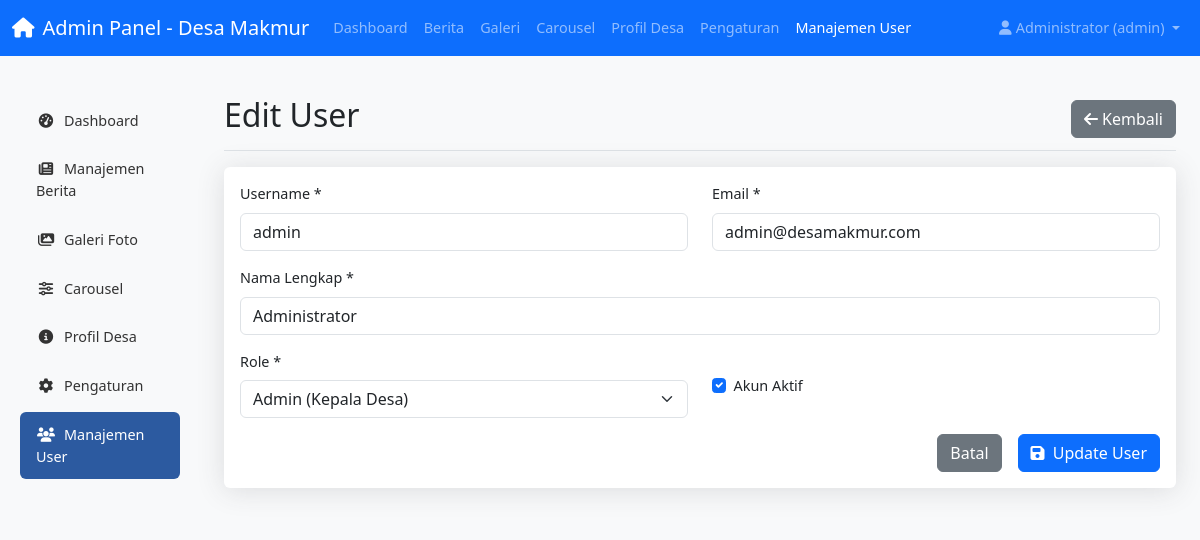
Screenshot of /admin/users.php?action=edit&id=1 (signed in) with the database file from the repository.
### tables this page shows
CREATE TABLE `users` (
  `id` int NOT NULL,
  `username` varchar(50) NOT NULL,
  `password` varchar(255) NOT NULL,
  `email` varchar(100) DEFAULT NULL,
  `nama_lengkap` varchar(100) NOT NULL,
  `role` enum('admin','editor','author') DEFAULT 'author',
  `created_at` timestamp NULL DEFAULT CURRENT_TIMESTAMP,
  `is_active` tinyint(1) DEFAULT '1'
);

### admin/users.php (the view, shortened to what this page needs)
<?php
include '../includes/config.php';
$action = isset($_GET['action']) ? $_GET['action'] : 'list';
$id = isset($_GET['id']) ? (int)$_GET['id'] : 0;
$user = null;
if ($action == 'edit' && $id > 0) {
    $stmt = $pdo->prepare("SELECT * FROM users WHERE id = ?");
    $stmt->execute([$id]);
    $user = $stmt->fetch(PDO::FETCH_ASSOC);
}
$stmt = $pdo->query("SELECT * FROM users ORDER BY created_at DESC");
$users_list = $stmt->fetchAll(PDO::FETCH_ASSOC);
?>
<!DOCTYPE html>
<html lang="id">
<head>
    <link href="https://cdn.jsdelivr.net/npm/bootstrap@5.3.0/dist/css/bootstrap.min.css" rel="stylesheet">
    <link rel="stylesheet" href="https://cdnjs.cloudflare.com/ajax/libs/font-awesome/6.4.0/css/all.min.css">
    <link href="../assets/css/admin.css" rel="stylesheet">
</head>
<body>
    <nav class="navbar navbar-expand-lg navbar-dark bg-primary">
        <div class="container-fluid">
            <a class="navbar-brand" href="dashboard.php">
                <i class="fas fa-home me-2"></i>Admin Panel - Desa Makmur
            </a>
            <div class="collapse navbar-collapse" id="adminNavbar">
                <ul class="navbar-nav me-auto">
                    <li class="nav-item">
                        <a class="nav-link" href="dashboard.php">Dashboard</a>
                    </li>
                    <li class="nav-item">
                        <a class="nav-link" href="artikel.php">Berita</a>
                    </li>
                    <li class="nav-item">
                        <a class="nav-link" href="galeri.php">Galeri</a>
                    </li>
                    <li class="nav-item">
                        <a class="nav-link" href="carousel.php">Carousel</a>
                    </li>
                    <li class="nav-item">
                        <a class="nav-link" href="profil.php">Profil Desa</a>
                    </li>
                    <li class="nav-item">
                        <a class="nav-link" href="pengaturan.php">Pengaturan</a>
                    </li>
                    <li class="nav-item">
                        <a class="nav-link active" href="users.php">Manajemen User</a>
                    </li>
                </ul>
                <div class="navbar-nav">
                    <li class="nav-item dropdown">
                        <a class="nav-link dropdown-toggle" href="#" role="button" data-bs-toggle="dropdown">
                            <i class="fas fa-user me-1"></i><?= $_SESSION['nama_lengkap'] ?> (<?= $_SESSION['role'] ?>)
                        </a>
                    </li>
                </div>
            </div>
        </div>
    </nav>
    <div class="container-fluid mt-4">
        <div class="row">
            <div class="col-md-3 col-lg-2 d-md-block bg-light sidebar">
                <div class="position-sticky pt-3">
                    <ul class="nav flex-column">
                        <li class="nav-item">
                            <a class="nav-link" href="dashboard.php">
                                <i class="fas fa-tachometer-alt me-2"></i>Dashboard
                            </a>
                        </li>
                        <li class="nav-item">
                            <a class="nav-link" href="artikel.php">
                                <i class="fas fa-newspaper me-2"></i>Manajemen Berita
                            </a>
                        </li>
                        <li class="nav-item">
                            <a class="nav-link" href="galeri.php">
                                <i class="fas fa-images me-2"></i>Galeri Foto
                            </a>
                        </li>
                        <li class="nav-item">
                            <a class="nav-link" href="carousel.php">
                                <i class="fas fa-sliders-h me-2"></i>Carousel
                            </a>
                        </li>
                        <li class="nav-item">
                            <a class="nav-link" href="profil.php">
                                <i class="fas fa-info-circle me-2"></i>Profil Desa
                            </a>
                        </li>
                        <li class="nav-item">
                            <a class="nav-link" href="pengaturan.php">
                                <i class="fas fa-cog me-2"></i>Pengaturan
                            </a>
                        </li>
                        <li class="nav-item">
                            <a class="nav-link active" href="users.php">
                                <i class="fas fa-users me-2"></i>Manajemen User
                            </a>
                        </li>
                    </ul>
                </div>
            </div>
            <main class="col-md-9 ms-sm-auto col-lg-10 px-md-4">
                <?php if($action == 'list'): ?>
                <div class="d-flex justify-content-between flex-wrap flex-md-nowrap align-items-center pt-3 pb-2 mb-3 border-bottom">
                    <h1 class="h2">Manajemen User</h1>
                    <a href="?action=tambah" class="btn btn-primary">
                        <i class="fas fa-plus me-1"></i>Tambah User
                    </a>
                </div>
                <div class="table-responsive">
                    <table class="table table-striped table-hover">
                        <thead class="table-dark">
                            <tr>
                                <th>Username</th>
                                <th>Nama Lengkap</th>
                                <th>Email</th>
                                <th>Role</th>
                                <th>Status</th>
                                <th>Tanggal Dibuat</th>
                                <th>Aksi</th>
                            </tr>
                        </thead>
                        <tbody>
                            <?php if($users_list): ?>
                                <?php foreach($users_list as $item): ?>
                                <tr>
                                    <td><?= $item['username'] ?></td>
                                    <td><?= $item['nama_lengkap'] ?></td>
                                    <td><?= $item['email'] ?></td>
                                    <td>
                                        <span class="badge
                                            <?= $item['role'] == 'admin' ? 'bg-danger' : '' ?>
                                            <?= $item['role'] == 'editor' ? 'bg-warning' : '' ?>
                                            <?= $item['role'] == 'author' ? 'bg-info' : '' ?>
                                        ">
                                            <?= ucfirst($item['role']) ?>
                                        </span>
                                    </td>
                                    <td>
                                        <span class="badge <?= $item['is_active'] ? 'bg-success' : 'bg-secondary' ?>">
                                            <?= $item['is_active'] ? 'Aktif' : 'Nonaktif' ?>
                                        </span>
                                    </td>
                                    <td><?= date('d M Y', strtotime($item['created_at'])) ?></td>
                                    <td>
                                        <a href="?action=edit&id=<?= $item['id'] ?>" class="btn btn-sm btn-warning">
                                            <i class="fas fa-edit"></i>
                                        </a>
                                        <a href="?action=edit&id=<?= $item['id'] ?>&reset_password=1" class="btn btn-sm btn-secondary" onclick="return confirm('Reset password user ini?')" title="Reset Password">
                                            <i class="fas fa-key"></i>
                                        </a>
                                        <?php if($item['id'] != $_SESSION['user_id']): ?>
                                        <a href="?action=edit&id=<?= $item['id'] ?>&delete=1" class="btn btn-sm btn-danger" onclick="return confirm('Yakin hapus user ini?')">
                                            <i class="fas fa-trash"></i>
                                        </a>
                                        <?php else: ?>
                                        <button class="btn btn-sm btn-danger" disabled title="Tidak bisa hapus akun sendiri">
                                            <i class="fas fa-trash"></i>
                                        </button>
                                        <?php endif; ?>
                                    </td>
                                </tr>
                                <?php endforeach; ?>
                            <?php else: ?>
                                <tr>
                                    <td colspan="7" class="text-center text-muted py-4">
                                        <i class="fas fa-users fa-3x mb-3"></i><br>
                                        Belum ada user. <a href="?action=tambah">Tambah user pertama</a>
                                    </td>
                                </tr>
                            <?php endif; ?>
                        </tbody>
                    </table>
                </div>
                <?php else: ?>
                <div class="d-flex justify-content-between flex-wrap flex-md-nowrap align-items-center pt-3 pb-2 mb-3 border-bottom">
                    <h1 class="h2"><?= $action == 'tambah' ? 'Tambah User Baru' : 'Edit User' ?></h1>
                    <a href="users.php" class="btn btn-secondary">
                        <i class="fas fa-arrow-left me-1"></i>Kembali
                    </a>
                </div>
                <div class="card">
                    <div class="card-body">
                        <form method="POST">
                            <div class="row mb-3">
                                <div class="col-md-6">
                                    <label for="username" class="form-label">Username *</label>
                                    <input type="text" class="form-control" id="username" name="username" value="<?= $user ? $user['username'] : '' ?>" required>
                                </div>
                                <div class="col-md-6">
                                    <label for="email" class="form-label">Email *</label>
                                    <input type="email" class="form-control" id="email" name="email" value="<?= $user ? $user['email'] : '' ?>" required>
                                </div>
                            </div>
                            <div class="mb-3">
                                <label for="nama_lengkap" class="form-label">Nama Lengkap *</label>
                                <input type="text" class="form-control" id="nama_lengkap" name="nama_lengkap" value="<?= $user ? $user['nama_lengkap'] : '' ?>" required>
                            </div>
                            <div class="row mb-3">
                                <div class="col-md-6">
                                    <label for="role" class="form-label">Role *</label>
                                    <select class="form-select" id="role" name="role" required>
                                        <option value="admin" <?= $user && $user['role'] == 'admin' ? 'selected' : '' ?>>Admin (Kepala Desa)</option>
                                    </select>
                                </div>
                                <div class="col-md-6">
                                    <div class="form-check mt-4">
                                        <input class="form-check-input" type="checkbox" id="is_active" name="is_active" <?= $user && $user['is_active'] ? 'checked' : '' ?>>
                                        <label class="form-check-label" for="is_active">
                                            Akun Aktif
                                        </label>
                                    </div>
                                </div>
                            </div>
                            <div class="d-grid gap-2 d-md-flex justify-content-md-end">
                                <a href="users.php" class="btn btn-secondary me-md-2">Batal</a>
                                <button type="submit" class="btn btn-primary">
                                    <i class="fas fa-save me-1"></i>
                                    <?= $action == 'tambah' ? 'Simpan User' : 'Update User' ?>
                                </button>
                            </div>
                        </form>
                    </div>
                </div>
                <?php endif; ?>
            </main>
        </div>
    </div>
</body>
</html>

### assets/css/admin.css (style rules this page uses)
:root { --primary-color: #2c5aa0; --sidebar-width: 250px; }
body { font-size: 0.9rem; background-color: #f8f9fa; }
.sidebar .nav-link { color: #333; padding: 0.75rem 1rem; border-radius: 0.25rem; margin: 0.1rem 0.5rem; }
.sidebar .nav-link:hover, .sidebar .nav-link.active { background-color: var(--primary-color); color: white; }
.sidebar .nav-link i { width: 20px; text-align: center; }
.card { border: none; box-shadow: 0 0.15rem 1.75rem 0 rgba(58, 59, 69, 0.15); }
.card { border: none; box-shadow: 0 0.15rem 1.75rem 0 rgba(58, 59, 69, 0.15); margin-bottom: 1.5rem; }
.btn { border-radius: 0.375rem; }
.sidebar .nav-link.active { background-color: var(--primary-color); color: white; border-radius: 0.375rem; }

### rows the page displays
users: username "admin", email "admin@desamakmur.com", nama_lengkap "Administrator", role "Admin (Kepala Desa)", is_active "☑"

### other values shown
$_SESSION['nama_lengkap'] "Administrator"
$_SESSION['role'] "admin"
